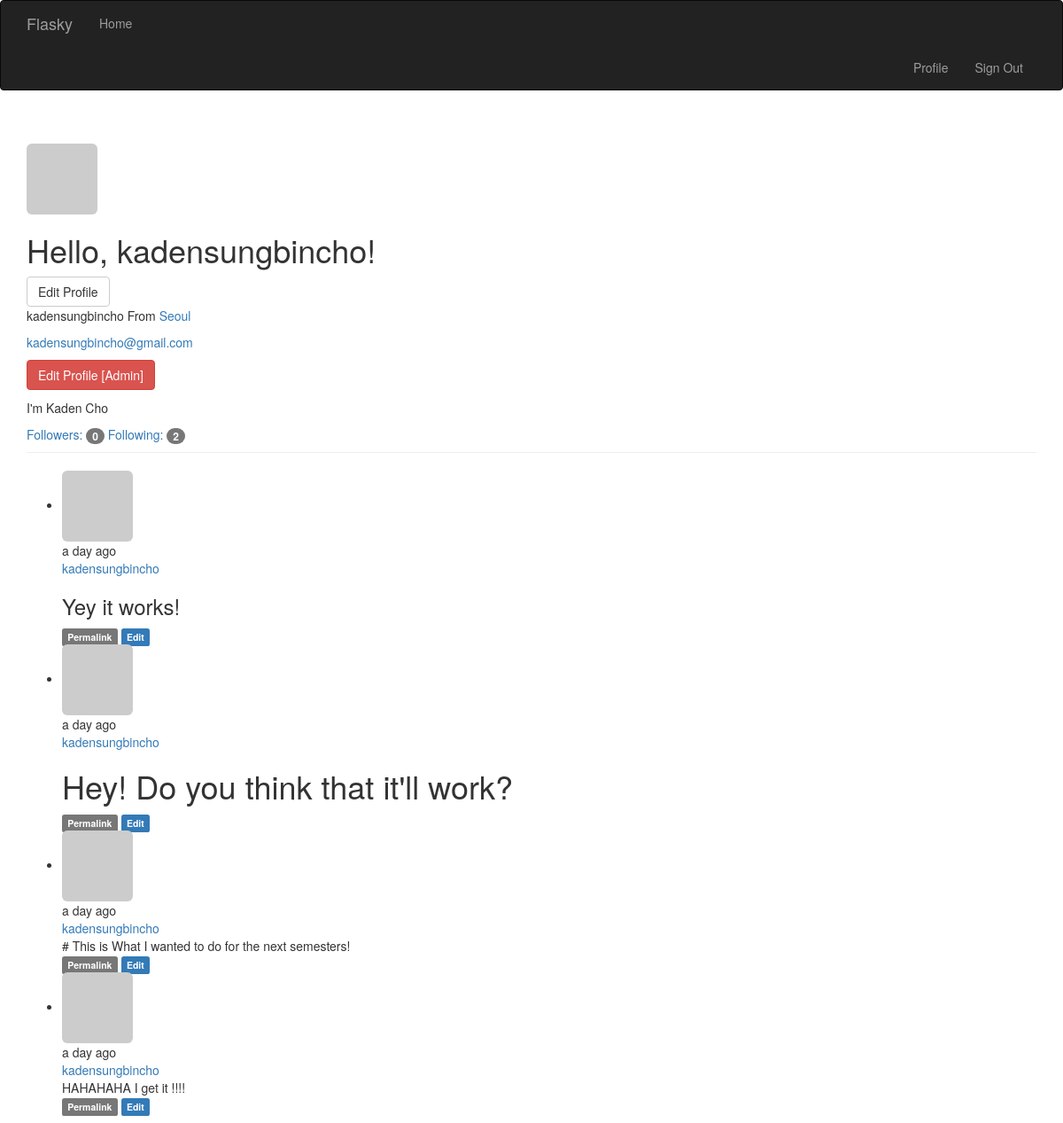
The app's page /user/kadensungbincho (signed in) with its own data.
### vflask/restart/app/models.py (models this page shows, shortened)
class User(UserMixin, db.Model):
    __tablename__ = 'users'
    id = db.Column(db.Integer, primary_key=True)
    email = db.Column(db.String(64), unique=True, index=True)
    username = db.Column(db.String(64), unique=True, index=True)
    role_id = db.Column(db.Integer, db.ForeignKey('roles.id'))
    password_hash = db.Column(db.String(128))
    confirmed = db.Column(db.Boolean, default=False)
    name = db.Column(db.String(64))
    location = db.Column(db.String(64))
    about_me = db.Column(db.Text())
    member_since = db.Column(db.DateTime(), default=datetime.utcnow)
    last_seen = db.Column(db.DateTime(), default=datetime.utcnow)
    avatar_hash = db.Column(db.String(32))
    posts = db.relationship('Post', backref='author', lazy='dynamic')
    followed = db.relationship('Follow',
                               foreign_keys=[Follow.follower_id],
                               backref=db.backref('follower', lazy='joined'),
                               lazy='dynamic',
                               cascade='all, delete-orphan')
    followers = db.relationship('Follow',
                                foreign_keys=[Follow.followed_id],
                                backref=db.backref('followed', lazy='joined'),
                                lazy='dynamic',
                                cascade='all, delete-orphan')
    def can(self, permissions):
        return self.role is not None and \
            (self.role.permissions & permissions) == permissions
    def is_administrator(self):
        return self.can(Permission.ADMINISTER)
    @property
    def password(self):
        raise AttributeError('password is not a readable attribute')
    def ping(self):
        self.last_seen = datetime.utcnow()
        db.session.add(self)
    def gravatar(self, size=100, default='identicon', rating='g'):
        if request.is_secure:
            url = 'https://secure.gravatar.com/avatar'
        else:
            url = 'http://www.gravatar.com/avatar'
        hash = self.avatar_hash or hashlib.md5(self.email.encode(
            'utf-8'
        )).hexdigest()
        return '{url}/{hash}?s={size}&d={default}&r={rating}'.format(
            url=url, hash=hash, size=size, default=default, rating=rating)

class Post(db.Model):
    __tablename__ = 'posts'
    id = db.Column(db.Integer, primary_key=True)
    body = db.Column(db.Text)
    timestamp = db.Column(db.DateTime, index=True, default=datetime.utcnow)
    author_id = db.Column(db.Integer, db.ForeignKey('users.id'))
    body_html = db.Column(db.Text)

### vflask/restart/app/main/views.py (the view)
@main.route('/user/<username>')
def user(username):
    user = User.query.filter_by(username=username).first()
    if user is None:
        abort(404)
    posts = user.posts.order_by(Post.timestamp.desc()).all()
    return render_template('user.html', user=user, posts=posts)

### vflask/restart/app/auth/views.py (called while the page is built)
@auth.before_app_request
def before_request():
    if current_user.is_authenticated:
        current_user.ping()
        if not current_user.confirmed and request.endpoint[:5] != 'auth.':
            return redirect(url_for('auth.unconfirmed'))

### vflask/restart/app/main/__init__.py (called while the page is built)
@main.app_context_processor
def inject_perissions():
    return dict(Permission=Permission)

### vflask/restart/app/main/views.py (called while the page is built)
@main.before_app_request
def before_request():
    if current_user.is_authenticated:
        current_user.ping()
        if not current_user.confirmed and request.endpoint[:5] != 'auth.':
            return redirect(url_for('auth.unconfirmed'))

### vflask/restart/app/models.py (called while the page is built)
@login_manager.user_loader
def load_user(user_id):
    return User.query.get(int(user_id))

### vflask/restart/app/templates/user.html (shortened to what this page needs)
{% extends "base.html" %}
{% block content %}
<div class="container">
    <div class="page-header">
        <img class="img-rounded profile-thumbnail" src="{{ user.gravatar(size=256) }}">
        <h1>Hello, {{ user.username }}!</h1>
    {% block page_content %}
        {% if user == current_user %}
            <a class="btn btn-default" href="{{ url_for('.edit_profile') }}">
                Edit Profile
            </a>
        {% endif %}
        {% if user.name or user.location %}
        <p>
            {% if user.name %}{{ user.name }}{% endif %}
                {% if user.location %}
                    From
                    <a href="http://maps.google.com/?={{ user.location }}">
                        {{ user.location }}
                    </a>
                {% endif %}
            {% endif %}
        </p>
        {% if current_user.is_administrator() %}
        <p><a href="mailto:{{ user.email }}">{{ user.email }}</a></p>
        <p><a class="btn btn-danger" href="{{ url_for('.edit_profile_admin', id=user.id) }}">
               Edit Profile [Admin]
           </a>
        </p>
        {% endif %}
        {% if user.about_me %}<p>{{ user.about_me }}</p>{% endif %}
        <a href="{{ url_for('.followers', username=user.username) }}">
            Followers: <span class="badge">{{ user.followers.count() - 1 }}</span>
        </a>
        <a href="{{ url_for('.followed_by', username=user.username) }}">
            Following: <span class="badge">{{ user.followed.count() - 1}}</span>
        </a>
        {% include '_posts.html' %}
    {% endblock %}
{% endblock %}

### vflask/restart/app/templates/_posts.html
</div>
<ul class="posts">
    {% for post in posts %}
    <li class="post">
        <div class="post-content">
            <div class="profile-thmbnail">
                <a href="{{ url_for('.user', username=post.author.username) }}">
                <img class="img-rounded profile-thumbnail"
                    src="{{ post.author.gravatar(size=40) }}">
                </a>
            </div>
            <div class="post-date">{{ moment(post.timestamp).fromNow() }}</div>
            <div class="post-author">
                <a href="{{ url_for('.user', username=post.author.username) }}">
                    {{ post.author.username }}
                </a>
            </div>
            <div class="post-body">
            {% if post.body_html %}
                {{ post.body_html | safe }}
            {% else %}
                {{ post.body }}
            {% endif %}
            </div>
            <div class="post-footer">
                <a href="{{ url_for('.post', id=post.id) }}">
                    <span class="label label-default">Permalink</span>
                </a>
                {% if current_user == post.author %}
                <a href="{{ url_for('.edit', id=post.id) }}">
                    <span class="label label-primary">Edit</span>
                </a>
                {% elif current_user.is_administrator() %}
                <a href="{{ url_for('.edit', id=post.id) }}">
                    <span class="label label-danger">Edit [Admin]</span>
                </a>
                {% endif %}
            </div>
        </div>
    </li>
    {% endfor %}
</ul>
</div>

### records on screen
User: username "kadensungbincho", name "kadensungbincho", location "Seoul", email "kadensungbincho@gmail.com", about_me "I'm Kaden Cho"
Post: timestamp "a day ago", author.username "kadensungbincho", body_html "Yey it works!"
Post: timestamp "a day ago", author.username "kadensungbincho", body_html "Hey! Do you think that it'll work?"
Post: timestamp "a day ago", author.username "kadensungbincho", body "# This is What I wanted to do for the next semesters!"
Post: timestamp "a day ago", author.username "kadensungbincho", body "HAHAHAHA I get it !!!!"

### other values on screen
{{ user.followers.count() - 1 }} "0"
{{ user.followed.count() - 1 }} "2"
